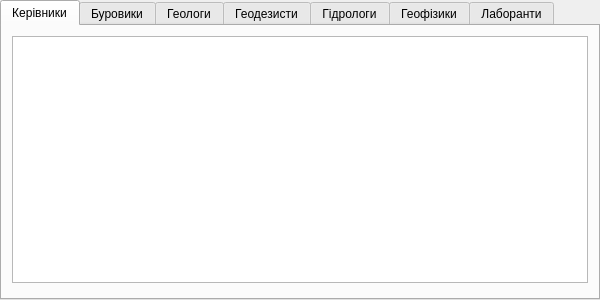
<?xml version="1.0" encoding="UTF-8"?>
<ui version="4.0">
 <class>Ispol_win</class>
 <widget class="QTabWidget" name="Ispol_win">
  <property name="geometry">
   <rect>
    <x>0</x>
    <y>0</y>
    <width>600</width>
    <height>300</height>
   </rect>
  </property>
  <property name="windowTitle">
   <string>Виконавці робіт</string>
  </property>
  <property name="windowIcon">
   <iconset>
    <normaloff>../icons/16x16/applications-engineering.png</normaloff>../icons/16x16/applications-engineering.png</iconset>
  </property>
  <property name="locale">
   <locale language="Ukrainian" country="Ukraine"/>
  </property>
  <property name="currentIndex">
   <number>0</number>
  </property>
  <widget class="QWidget" name="tab">
   <attribute name="title">
    <string>Керівники</string>
   </attribute>
   <widget class="QTableView" name="tableIspol">
    <property name="geometry">
     <rect>
      <x>10</x>
      <y>10</y>
      <width>576</width>
      <height>247</height>
     </rect>
    </property>
   </widget>
  </widget>
  <widget class="QWidget" name="tab_2">
   <attribute name="title">
    <string>Буровики</string>
   </attribute>
   <widget class="QTableView" name="tableIspol_2">
    <property name="geometry">
     <rect>
      <x>10</x>
      <y>10</y>
      <width>576</width>
      <height>247</height>
     </rect>
    </property>
   </widget>
  </widget>
  <widget class="QWidget" name="tab_3">
   <attribute name="title">
    <string>Геологи</string>
   </attribute>
   <widget class="QTableView" name="tableIspol_3">
    <property name="geometry">
     <rect>
      <x>10</x>
      <y>10</y>
      <width>576</width>
      <height>247</height>
     </rect>
    </property>
   </widget>
  </widget>
  <widget class="QWidget" name="tab_4">
   <attribute name="title">
    <string>Геодезисти</string>
   </attribute>
   <widget class="QTableView" name="tableIspol_4">
    <property name="geometry">
     <rect>
      <x>10</x>
      <y>10</y>
      <width>576</width>
      <height>247</height>
     </rect>
    </property>
   </widget>
  </widget>
  <widget class="QWidget" name="tab_5">
   <attribute name="title">
    <string>Гідрологи</string>
   </attribute>
   <widget class="QTableView" name="tableIspol_5">
    <property name="geometry">
     <rect>
      <x>10</x>
      <y>10</y>
      <width>576</width>
      <height>247</height>
     </rect>
    </property>
   </widget>
  </widget>
  <widget class="QWidget" name="tab_6">
   <attribute name="title">
    <string>Геофізики</string>
   </attribute>
   <widget class="QTableView" name="tableIspol_6">
    <property name="geometry">
     <rect>
      <x>10</x>
      <y>10</y>
      <width>576</width>
      <height>247</height>
     </rect>
    </property>
   </widget>
  </widget>
  <widget class="QWidget" name="tab_7">
   <attribute name="title">
    <string>Лаборанти</string>
   </attribute>
   <widget class="QTableView" name="tableIspol_7">
    <property name="geometry">
     <rect>
      <x>10</x>
      <y>10</y>
      <width>576</width>
      <height>247</height>
     </rect>
    </property>
   </widget>
  </widget>
 </widget>
 <resources/>
 <connections/>
</ui>
